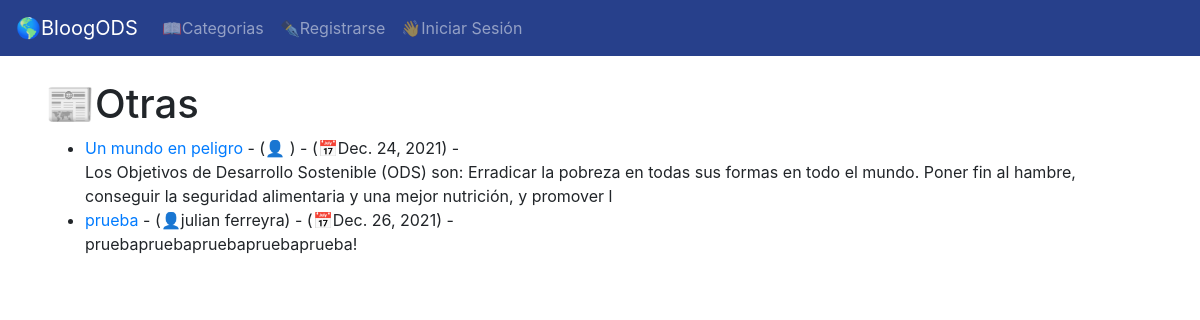
Before: /category/otras/ with the older database file.
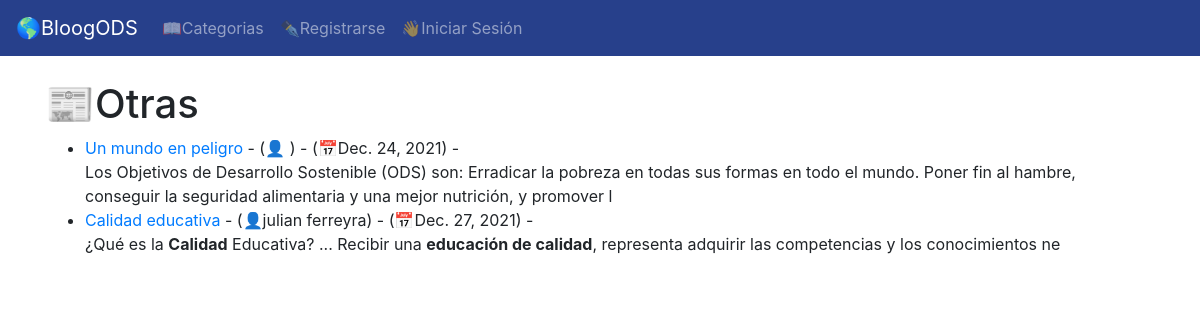
After: the same page with the newer database file.
### theblog/models.py (models this page shows, shortened)
class Post(models.Model):
    title = models.CharField(max_length=255)
    title_tag = models.CharField(max_length=255)
    author = models.ForeignKey(User, on_delete=models.CASCADE)
    body = RichTextField(blank=True, null=True)
    post_date =  models.DateField(auto_now_add=True)
    category = models.CharField(max_length=255, default='Otras...')
    snippet = models.CharField(max_length=255, default='Leer Post 👉')
    likes = models.ManyToManyField(User, related_name='blog_posts')

### theblog/views.py (the view)
# urls.py: path('category/<str:cats>/', CategoryView, name='category'),
def CategoryView(request, cats):
    category_posts = Post.objects.filter(category=cats.replace('-', ' '))
    return render(request, 'categories.html', {'cats':cats.title().replace('-', ' '), 'category_posts':category_posts})

### theblog/templates/categories.html (shortened to what this page needs)
{% extends 'base.html' %}
{% block content %}
{% if  category_posts %}
    <h1>📰{{ cats }} </h1>
    <ul>
    {% for post in category_posts %}
    <li><a href="{% url 'article-detail' post.pk %}">{{post.title}}</a>
        - (👤{{post.author.first_name}} {{post.author.last_name}}) -
        (📅{{ post.post_date }}) - </a><br/>
    {{post.body|slice:":200"|safe }}</li>
    {% endfor %}
    </ul>
{% else %}
    <h2> Está página no existe o la categoría no tiene ninguna publicación...🤷🔧 </h2>
{% endif %}
{% endblock  %}

Changed rows visible on the page:
removed Post: title "prueba", author.first_name "julian", author.last_name "ferreyra", post_date "Dec. 26, 2021", body "pruebapruebapruebapruebaprueba!"
added Post: title "Calidad educativa", author.first_name "julian", author.last_name "ferreyra", post_date "Dec. 27, 2021", body "¿Qué es la Calidad Educativa? ... Recibir una educación de calidad , representa adquirir las competencias y los conocimientos ne"
